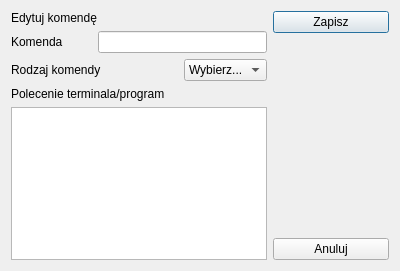
<?xml version="1.0" encoding="UTF-8"?>
<ui version="4.0">
 <class>Dialog</class>
 <widget class="QDialog" name="Dialog">
  <property name="geometry">
   <rect>
    <x>0</x>
    <y>0</y>
    <width>400</width>
    <height>271</height>
   </rect>
  </property>
  <property name="windowTitle">
   <string>Edytuj komendę</string>
  </property>
  <layout class="QHBoxLayout" name="horizontalLayout">
   <item>
    <layout class="QGridLayout" name="gridLayout">
     <item row="3" column="0" colspan="3">
      <widget class="QLabel" name="label_4">
       <property name="text">
        <string>Polecenie terminala/program</string>
       </property>
      </widget>
     </item>
     <item row="0" column="0" colspan="3">
      <widget class="QLabel" name="label">
       <property name="text">
        <string>Edytuj komendę</string>
       </property>
       <property name="class" stdset="0">
        <string>header</string>
       </property>
      </widget>
     </item>
     <item row="1" column="0">
      <widget class="QLabel" name="label_2">
       <property name="text">
        <string>Komenda</string>
       </property>
      </widget>
     </item>
     <item row="2" column="0" colspan="2">
      <widget class="QLabel" name="label_3">
       <property name="text">
        <string>Rodzaj komendy</string>
       </property>
      </widget>
     </item>
     <item row="4" column="0" colspan="3">
      <widget class="QPlainTextEdit" name="plainTextEdit"/>
     </item>
     <item row="1" column="1" colspan="2">
      <widget class="QLineEdit" name="commandNameEdit"/>
     </item>
     <item row="2" column="2">
      <widget class="QComboBox" name="comboBox">
       <property name="currentText">
        <string>Wybierz...</string>
       </property>
       <item>
        <property name="text">
         <string>Wybierz...</string>
        </property>
       </item>
       <item>
        <property name="text">
         <string>Terminal</string>
        </property>
       </item>
       <item>
        <property name="text">
         <string>Python</string>
        </property>
       </item>
      </widget>
     </item>
    </layout>
   </item>
   <item>
    <layout class="QVBoxLayout" name="verticalLayout">
     <item>
      <widget class="QPushButton" name="saveButton">
       <property name="text">
        <string>Zapisz</string>
       </property>
      </widget>
     </item>
     <item>
      <spacer name="verticalSpacer">
       <property name="orientation">
        <enum>Qt::Vertical</enum>
       </property>
       <property name="sizeHint" stdset="0">
        <size>
         <width>20</width>
         <height>40</height>
        </size>
       </property>
      </spacer>
     </item>
     <item>
      <widget class="QPushButton" name="cancelButton">
       <property name="text">
        <string>Anuluj</string>
       </property>
      </widget>
     </item>
    </layout>
   </item>
  </layout>
 </widget>
 <resources/>
 <connections>
  <connection>
   <sender>cancelButton</sender>
   <signal>clicked()</signal>
   <receiver>Dialog</receiver>
   <slot>reject()</slot>
   <hints>
    <hint type="sourcelabel">
     <x>349</x>
     <y>245</y>
    </hint>
    <hint type="destinationlabel">
     <x>333</x>
     <y>189</y>
    </hint>
   </hints>
  </connection>
 </connections>
</ui>
